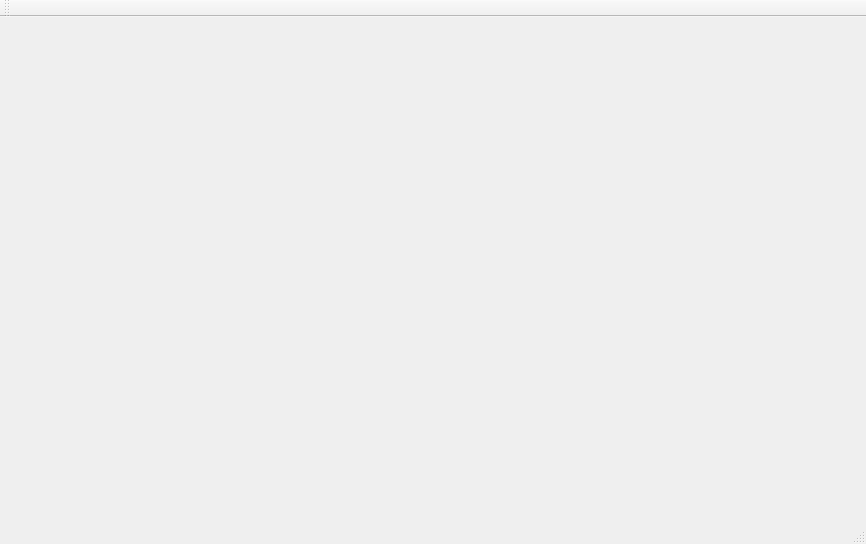
<?xml version="1.0" encoding="UTF-8"?>
<ui version="4.0">
 <class>MainWindow</class>
 <widget class="QMainWindow" name="MainWindow">
  <property name="geometry">
   <rect>
    <x>0</x>
    <y>0</y>
    <width>866</width>
    <height>544</height>
   </rect>
  </property>
  <property name="windowTitle">
   <string>MainWindow</string>
  </property>
  <widget class="QWidget" name="centralWidget">
   <layout class="QGridLayout" name="gridLayout"/>
  </widget>
  <widget class="QMenuBar" name="menuBar">
   <property name="geometry">
    <rect>
     <x>0</x>
     <y>0</y>
     <width>866</width>
     <height>23</height>
    </rect>
   </property>
  </widget>
  <widget class="QToolBar" name="mainToolBar">
   <attribute name="toolBarArea">
    <enum>TopToolBarArea</enum>
   </attribute>
   <attribute name="toolBarBreak">
    <bool>false</bool>
   </attribute>
  </widget>
  <widget class="QStatusBar" name="statusBar"/>
 </widget>
 <layoutdefault spacing="6" margin="11"/>
 <resources/>
 <connections/>
</ui>
